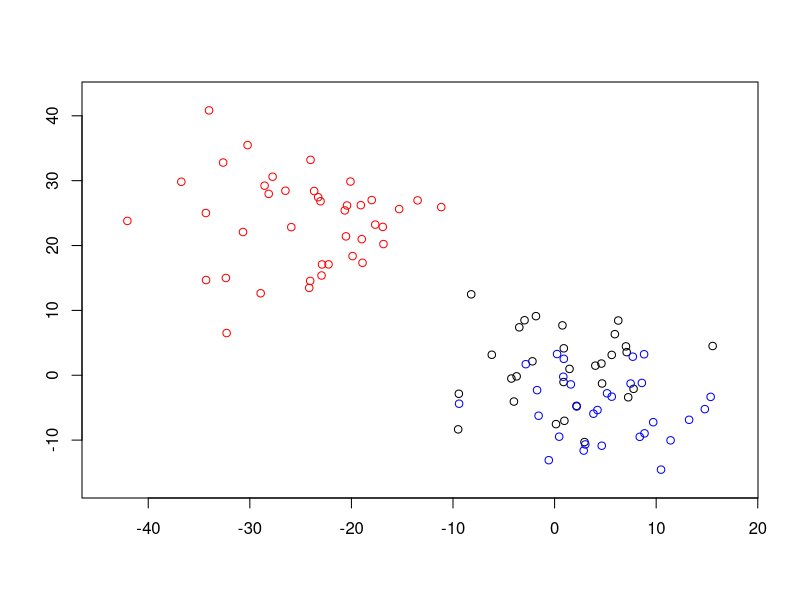

This chart was generated by the following R code: (Note: this script raises an error after producing the figure.)

### Simulation 3: varying error structures

library(MASS)
library(gdata)
library(mclust)

## Structure 1: identical errors across observations

# set sample size
nvec = c(3,3,4) * 10
n = sum(nvec)
p = 2

set.seed(0)
mu1 = c(1,1)
mu2 = c(5,-5)
mu3 = c(-25,25)

# set errors to be zero
err = array(0, dim=c(p,p,n))  
for(i in 1:n){
  err[,,i] = matrix(0,p,p)
  diag(err[,,i]) = 20
}

sigma1 = matrix(c(15,-2,-2,15),nrow=2)
sigma2 = matrix(c(23,3,3,23),nrow=2)
sigma3 = matrix(c(31,-4,-4,31),nrow=2)

set.seed(0)
s1 = mvrnorm(nvec[1], mu1, (sigma1+err[,,1]))
s2 = mvrnorm(nvec[2], mu2, (sigma2+err[,,1]))
s3 = mvrnorm(nvec[3], mu3, (sigma3+err[,,1]))

# true membership matrix:
temp = c(rep(c(1,0,0),nvec[1]),rep(c(0,1,0),nvec[2]),rep(c(0,0,1),nvec[3]))
z.ini = z.true = matrix(temp, nrow=n, byrow=TRUE)

samp = rbind(s1,s2,s3)

x1 = min(samp[,1])-2
x2 = max(samp[,1])+2
y1 = min(samp[,2])-2
y2 = max(samp[,2])+2

plot(s1,xlim=c(x1,x2),ylim=c(y1,y2),xlab="",ylab="")
points(s2, col="blue")
points(s3, col="red")

tmp = proc.time()
my.result1 = ME.VVV.err(samp, z.ini, err)
my.class1 = my.result$z
my.mcr1 = MCR(my.class,z.true)
my.time1 = proc.time() - tmp

tmp = proc.time()
mc.result1 = meVVV(samp,z.ini)
mc.class1 = mc.result$z
mc.mcr1 = MCR(mc.class,z.true)
mc.time1 = proc.time() - tmp


#--------------------------------------------------------------------#


## Structure 2: errors the same within clusters

err = array(0, dim=c(p,p,n))
err1 = matrix(c(9,1,1,9),nrow=2)
err2 = matrix(c(1,0,0,1),nrow=2)
err3 = matrix(c(20,4,4,20),nrow=2)

for(i in 1:nvec[1]){
  err[,,i] = err1
}

for(i in (nvec[1]+1):(n-nvec[3])){
  err[,,i] = err2
}

for(i in (n-nvec[3]+1):n){
  err[,,i] = err3
}

set.seed(0)
s1 = mvrnorm(nvec[1], mu1, (sigma1+err1))
s2 = mvrnorm(nvec[2], mu2, (sigma2+err2))
s3 = mvrnorm(nvec[3], mu3, (sigma3+err3))

# true membership matrix:
temp = c(rep(c(1,0,0),nvec[1]),rep(c(0,1,0),nvec[2]),rep(c(0,0,1),nvec[3]))
z.ini = z.true = matrix(temp, nrow=n, byrow=TRUE)

samp = rbind(s1,s2,s3)

x1 = min(samp[,1])-2
x2 = max(samp[,1])+2
y1 = min(samp[,2])-2
y2 = max(samp[,2])+2

plot(s1,xlim=c(x1,x2),ylim=c(y1,y2),xlab="",ylab="")
points(s2, col="blue")
points(s3, col="red")

tmp = proc.time()
my.result2 = ME.VVV.err(samp, z.ini, err)
my.class2 = my.result$z
my.mcr2 = MCR(my.class,z.true)
my.time2 = proc.time() - tmp

tmp = proc.time()
mc.result2 = meVVV(samp,z.ini)
mc.class2 = mc.result$z
mc.mcr2 = MCR(mc.class,z.true)
mc.time2 = proc.time() - tmp


#----------------------------------------------------------------------#



### Structure 3: different errors for each observation
set.seed(999)
cc = abs(rnorm(300,4,3))
err = array(0, dim=c(p,p,n))

for(i in 1:n){
  L = matrix(0,p,p)
  lowerTriangle(L,diag=T) = cc[(3*i-2):(3*i)]
  err[,,i] = tcrossprod(L)
}

samp = matrix(0,n,p)
for(i in 1:nvec[1]){
  samp[i,] = mvrnorm(1, mu1, (sigma1+err[,,i]))
}

for(i in (nvec[1]+1):(n-nvec[3])){
  samp[i,] = mvrnorm(1, mu2, (sigma2+err[,,i]))
}

for(i in (n-nvec[3]):n){
  samp[i,] = mvrnorm(1, mu3, (sigma3+err[,,i]))
}


plot(s1,xlim=c(x1,x2),ylim=c(y1,y2),xlab="",ylab="")
points(s2, col="blue")
points(s3, col="red")


tmp = proc.time()
my.result3 = ME.VVV.err(samp, z.ini, err)
my.class3 = my.result$z
my.mcr3 = MCR(my.class,z.true)
my.time3 = proc.time() - tmp

tmp = proc.time()
mc.result3 = meVVV(samp,z.ini)
mc.class3 = mc.result$z
mc.mcr3 = MCR(mc.class,z.true)
mc.time3 = proc.time() - tmp

save(my.result1,my.class1,my.mcr1,my.time1,
  mc.result1,mc.class1,mc.mcr1,mc.time1,
  my.result2,my.class2,my.mcr2,my.time2,
  mc.result2,mc.class2,mc.mcr2,mc.time2,
  my.result3,my.class3,my.mcr3,my.time3,
  mc.result3,mc.class3,mc.mcr3,mc.time3, file="sim3_results")
